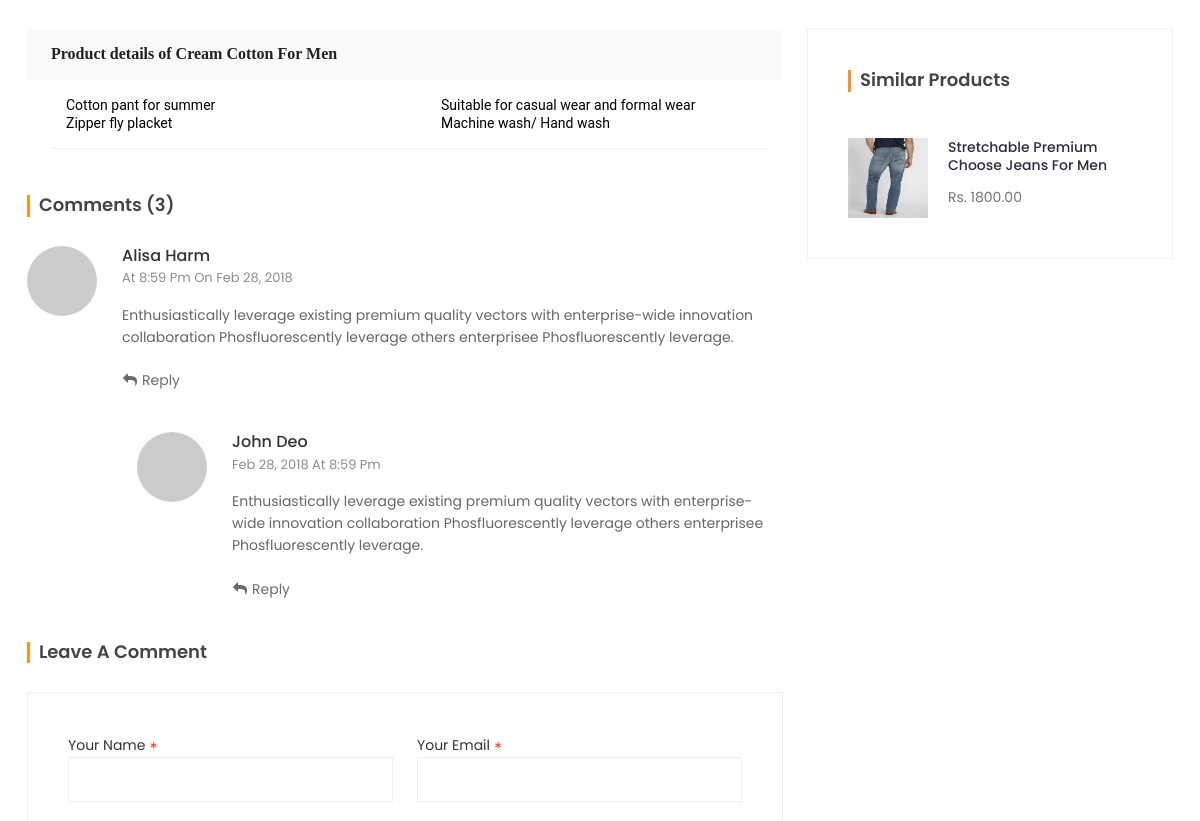
/detail/11/ (middle part), run on an earlier commit of the app's database.
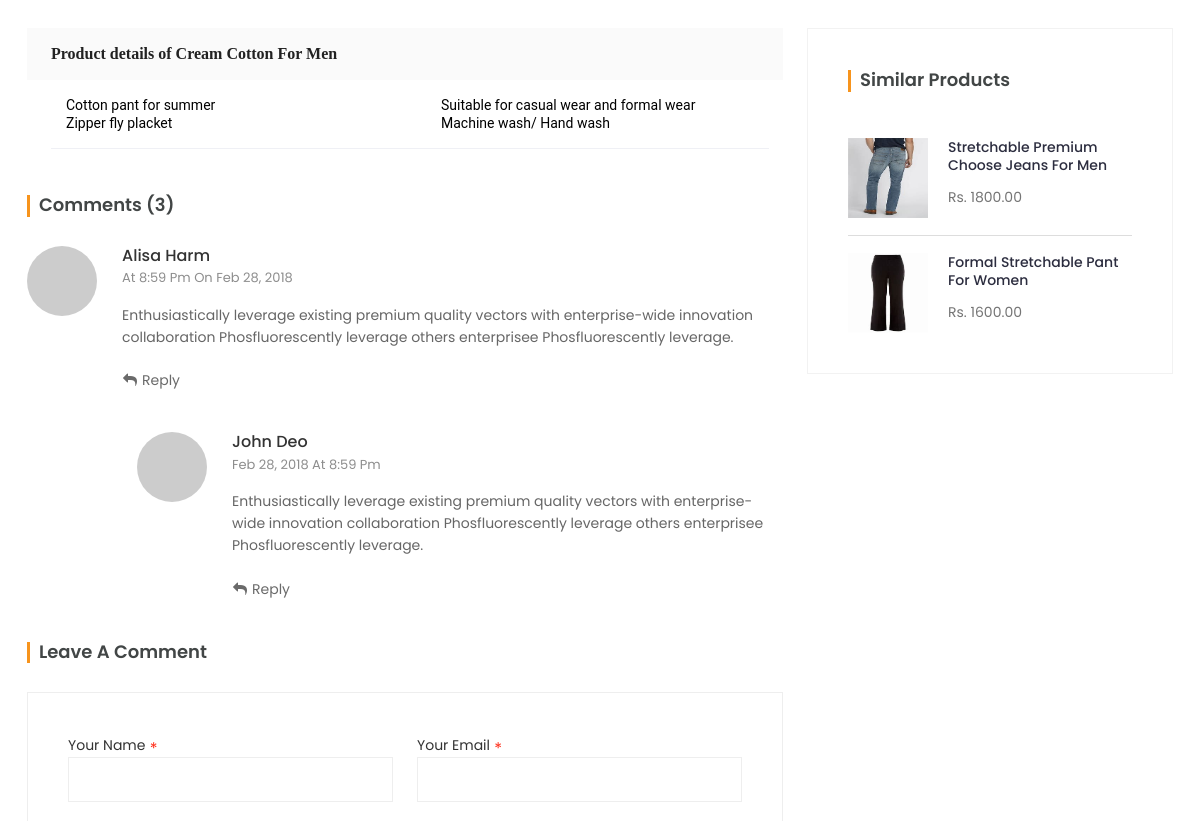
And on a later commit of the database.
### shop_app/models.py (models this page shows, shortened)
class TimeStampModel(models.Model):
    created_at = models.DateTimeField(auto_now_add=True)
    updated_at = models.DateTimeField(auto_now=True)
    class Meta:
        abstract = True  # no table for this model

class Item(TimeStampModel):
    STATUS_CHOICES = [
        ("in stock", "In Stock"),
        ("out of stock", "Out of Stock"),
    ]
    name = models.CharField(max_length=200)
    detail = models.TextField()
    price = models.DecimalField(max_digits=10, decimal_places=2)
    discont_percent = models.DecimalField(max_digits=4, decimal_places=2)
    def discounted_price(self):
        discount = self.price * (self.discont_percent / 100)
        discounted_price = self.price - discount
        return discounted_price.quantize(Decimal('0.00'), rounding=ROUND_DOWN)
    featured_image = models.ImageField(upload_to="item_images/%Y/%m/%d", blank=False)
    other_image = models.ImageField(upload_to="item_images/%Y/%m/%d", blank=False)
    target_customer = models.ManyToManyField(TargetCustomer)
    seller = models.ForeignKey("auth.User", on_delete=models.CASCADE)
    listed_at = models.DateTimeField(null=True, blank=True)
    status = models.CharField(max_length=20, choices=STATUS_CHOICES, default="in stock")
    views_count = models.PositiveBigIntegerField(default=0)
    category = models.ForeignKey(Category, on_delete=models.CASCADE)
    brand = models.ForeignKey(Brand, on_delete=models.CASCADE)
    trending_items_category = models.ForeignKey(TrendingItemCategory, default=1 ,on_delete=models.CASCADE)

### shop_app/views.py (the view, shortened to what this page needs)
# urls.py: path("detail/<int:pk>/", ProductDetail.as_view(), name="detail"),
class ProductDetail(DetailView):
    template_name = "eshop/product_detail.html"
    model = Item
    context_object_name = "item"
    def get_queryset(self):
        queryset = Item.objects.filter(pk=self.kwargs["pk"], listed_at__isnull=False)
        return queryset
    def get_context_data(self, **kwargs):
            context = super().get_context_data(**kwargs)
            current_item = self.get_object()
            related_items = Item.objects.filter(category=current_item.category).exclude(pk=current_item.pk)[:4]
            context['related_items'] = related_items
            return context

### shop_app/navigation.py (called while the page is built)
def navigation(request):
    categories = Category.objects.all()
    brands = Brand.objects.all()
    return {
        "categories": categories,
        "brands": brands,
    }

### templates/eshop/product_detail.html (shortened to what this page needs)
{% extends 'eshop/base.html' %}
{% load static %}
{% block content %}
<section class="blog-single section">
	<div class="container">
		<div class="row">
			<div class="col-lg-8 col-12">
				<div class="blog-single-main">
					<div class="row">
						<div class="col-12">
							{{ item.detail|safe}}
						</div>
					</div>
					<div class="col-12">
						<div class="comments">
							<h3 class="comment-title">Comments (3)</h3>
							<div class="single-comment">
								<img src="https://via.placeholder.com/80x80" alt="#">
								<div class="content">
									<h4>Alisa harm <span>At 8:59 pm On Feb 28, 2018</span></h4>
									<p>Enthusiastically leverage existing premium quality vectors with
										enterprise-wide innovation collaboration Phosfluorescently leverage others
										enterprisee Phosfluorescently leverage.</p>
									<div class="button">
										<a href="#" class="btn"><i class="fa fa-reply" aria-hidden="true"></i>Reply</a>
									</div>
								</div>
							</div>
							<div class="single-comment left">
								<img src="https://via.placeholder.com/80x80" alt="#">
								<div class="content">
									<h4>john deo <span>Feb 28, 2018 at 8:59 pm</span></h4>
									<p>Enthusiastically leverage existing premium quality vectors with
										enterprise-wide innovation collaboration Phosfluorescently leverage others
										enterprisee Phosfluorescently leverage.</p>
									<div class="button">
										<a href="#" class="btn"><i class="fa fa-reply" aria-hidden="true"></i>Reply</a>
									</div>
								</div>
							</div>
						</div>
					</div>
					<div class="col-12">
						<div class="reply">
							<div class="reply-head">
								<h2 class="reply-title">Leave a Comment</h2>
								<form class="form" action="{% url 'comment' %}" id="commentForm" method="POST">
									<div class="row">
										<div class="col-lg-6 col-md-6 col-12">
											<div class="form-group">
												<label>Your Name<span>*</span></label>
												<input type="text" name="name" id="name" placeholder=""
													required="required">
											</div>
										</div>
										<div class="col-lg-6 col-md-6 col-12">
											<div class="form-group">
												<label>Your Email<span>*</span></label>
												<input type="email" name="email" id="email" placeholder=""
													required="required">
											</div>
										</div>
									</div>
								</form>
							</div>
						</div>
					</div>
				</div>
			</div>
			<div class="col-lg-4 col-12">
				<div class="main-sidebar">
					<div class="single-widget recent-post">
						<h3 class="title">Similar Products</h3>
						{% for item in related_items %}
						<div class="single-post">
							<div class="image">
								<img src="{{ item.featured_image.url }}" alt="{{ item.name }}">
							</div>
							<div class="content">
								<h5><a href="{% url 'detail' item.pk %}">{{ item.name }}</a></h5>
								<p>Rs. {{ item.discounted_price }}</p>
							</div>
						</div>
						{% endfor %}
					</div>
				</div>
			</div>
		</div>
	</div>
</section>
{% endblock content %}

What changed in the data, as far as the page shows it:
added Item: featured_image (picture), name "Formal Stretchable Pant For Women", discounted_price "1600.00"
